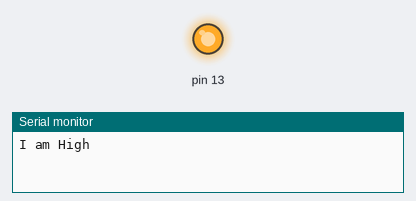
Recording of a sketch running on a simulated Arduino Uno, built with avr-gcc and run on an emulated ATmega328P. Parts: output pins drawn as LEDs (lit = HIGH), the last lines printed to the serial monitor.

Above: at 1.5 s.
At 4.5 s:
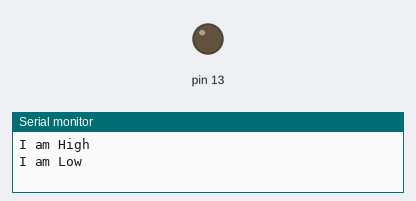
Timing chart, 0 to 7.8 s (numbered marks = the images above):
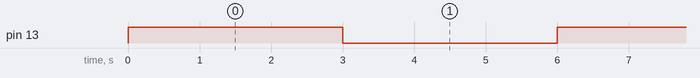

The sketch:

Test_blink.ino
```cpp
/*
  This Code is written by Rahul Sharma for Yolabs.
This is the  simplest code possible to blink in build LED
Turns inbuild LED on and off at diff frequency to chk your arduino IDE, Arduino and cable is working

Note: please check the port in case you have error while uploadig

 www.yolabs.in - 2020

*/

// the setup function runs once when you press reset or power the board

void setup()
{
  pinMode(13,OUTPUT);
  Serial.begin(9600);
}

void loop()
{
    digitalWrite(13, HIGH);

    Serial.println("I am High");
    delay(3000); // Wait for 1000 millisecond(s)
    digitalWrite(13, LOW);
    Serial.println("I am Low");
    delay(3000);

}
```

Measured:
- by itself, pin 13: alternates HIGH for 3.0 s and LOW for 3.0 s
